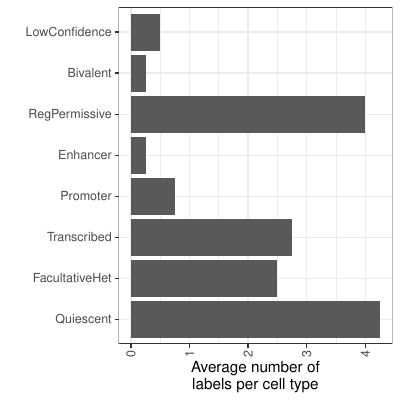

R code for this plot:

require(Cairo)
require(ggplot2)
#require(RColorBrewer)

data <- read.delim("./stats/num_assignments.tab", header=TRUE)
data$bio_label <- ordered(data$bio_label, c('Quiescent', 'ConstitutiveHet', 'FacultativeHet', 'Transcribed', 'Promoter', 'Enhancer', 'RegPermissive', 'Bivalent', 'LowConfidence'))

p <- ggplot(data, aes(x=bio_label, y=frac_assignments)) +
  geom_bar(stat="identity") +
  scale_y_continuous(name="Average number of
labels per cell type") +
  scale_x_discrete(name="") +
  coord_flip() +
  theme_bw() +
  theme(axis.text.x=element_text(angle=90,hjust=1,vjust=0.5))
ggsave("stats/num_assignments.pdf", p, width=4, height=4, units="in")
